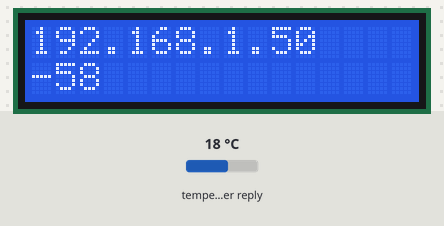
Recording of a sketch running on a simulated ESP32. Shown: 16×2 character LCD. Inputs (shaded band) come from the test bench; at power-on: temperature in the weather reply 18 °C. WiFi joins after 1.5 s; servers stay silent unless stated; the local clock reads 2024-03-15 10:24:30 at power-on unless the sketch sets it; web services answer with replies made up by the test bench; not simulated (calls return 0 or success): credentials.h; what the sketch prints to the serial monitor is not drawn.

Above: at 1.6 s.
At 4.9 s:
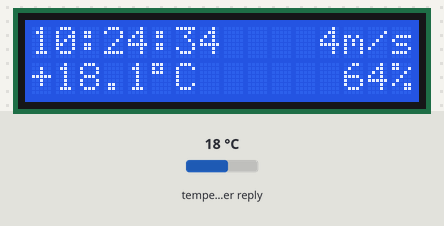
At 12.1 s:
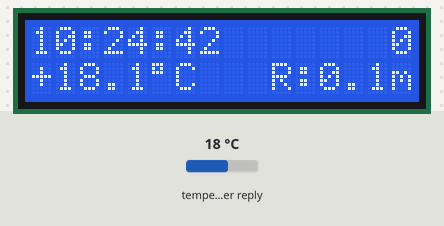
At 22.3 s:
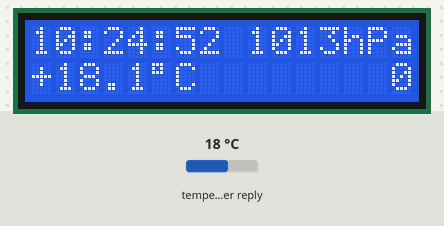
At 30.5 s:
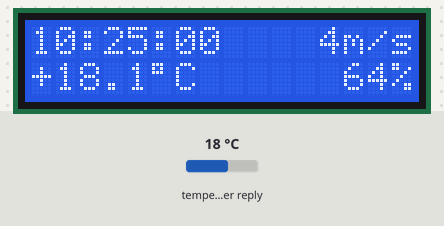
At 38.7 s:
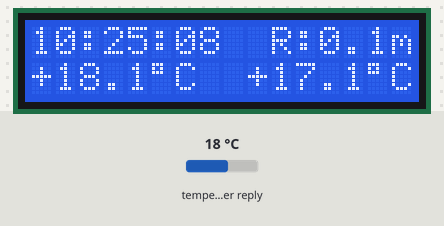

Measured:
- what the display in image 0 shows lasts 3.3 s, from 1.6 s to 4.9 s
- what the display in image 1 shows lasts 1.0 s, from 4.9 s to 5.9 s

The sketch:

Pogoda_LCD_2.ino
```cpp
#include <WiFi.h>
#include <HTTPClient.h>
#include <Arduino_JSON.h>
#include "credentials.h"
#include <Wire.h>
#include <LiquidCrystal_I2C.h>
#include "Czas.h"

#define IIC_CLK       23
#define IIC_DATA      18

String city = "Szczecin";
String countryCode = "PL";


unsigned long secundDelay = 1000;
unsigned long lastSecundDelay = 0;

unsigned long timerDelay = 1000 * 60 *15*2;  // 15minut *2
unsigned long lastTime = 0;

String jsonBuffer;

int lcdColumns = 16;
int lcdRows = 2;

int nr=0;
String pusto="       ";
String pola[7] = { "       ","       ","       ","       ","       ","       "};
char   znakS = (char)223;

LiquidCrystal_I2C lcd(0x20, lcdColumns, lcdRows);


String httpGETRequest(const char* serverName) {
  WiFiClient client;
  HTTPClient http;
  http.begin(client, serverName);
  int httpResponseCode = http.GET();

  String payload = "{}";

  if (httpResponseCode>0) {
    Serial.print("HTTP Response code: ");
    Serial.println(httpResponseCode);
    payload = http.getString();
  }
  else {
    Serial.print("Error code: ");
    Serial.println(httpResponseCode);
  }
  // Free resources
  http.end();
  return payload;
}


String rounda(double valD, unsigned char precyzja){
  if (isnan(valD)) return "";
  else
  {
    String ret = String((((double)(int(valD*10))+0.5)/10),precyzja);
    ret.trim();
    if (precyzja==0){
      ret.replace(",","");
    }
    return ret;
  }
}

String make_str(String str){
    if (str.length()>7) return str;
    String plus="";
    for(int i = 0; i < (7 - str.length()); i++)
        plus += ' ';
    return plus+str;
}

void Pogoda(){
  Serial.println("Pogoda...");
     if(WiFi.status()== WL_CONNECTED){
      String serverPath = "http://api.openweathermap.org/data/2.5/weather?q=" + city + "," + countryCode + "&APPID=" + openWeatherMapApiKey+ "&units=metric&lang=PL";
      Serial.println(serverPath);
      jsonBuffer = httpGETRequest(serverPath.c_str());
      Serial.println(jsonBuffer);
      JSONVar myObject = JSON.parse(jsonBuffer);

      if (JSON.typeof(myObject) == "undefined") {
        Serial.println("Parsing input failed!");
        return;
      }

      /*Serial.print("JSON object = ");
      Serial.println(myObject);
      Serial.print("Temperature: ");
      Serial.println(myObject["main"]["temp"]);
      Serial.print("feels_like:  ");
      Serial.println(myObject["main"]["feels_like"]);
      Serial.print("Pressure:    ");
      Serial.println(myObject["main"]["pressure"]);
      Serial.print("Humidity:    ");
      Serial.println(myObject["main"]["humidity"]);
      Serial.print("Wind Speed:   ");
      Serial.println(myObject["wind"]["speed"]);
      Serial.print("Rain:         ");
      Serial.println(myObject["rain"]["1h"]);*/

          String str_rain = "";
          str_rain = rounda(double(myObject["rain"]["1h"]),1);
          if (str_rain != "") str_rain = " R:"+str_rain; else str_rain ="0";

        String str_temp = rounda(double(myObject["main"]["temp"]),1);
        String str_feel = rounda(double(myObject["main"]["feels_like"]),1);
            float float_temp = str_temp.toFloat();
            String tz="";  if (float_temp>0) tz="+";
            float float_feel = str_feel.toFloat();
            String fz="";  if (float_feel>0) fz="+";


        String str_wind = rounda(double(myObject["wind"]["speed"]),0);
        //String linia1 = tz+str_temp+znakS+"C~"+str_feel+" "+str_wind+str_rain+"m/s";
        String linia1 = tz+str_temp+znakS+"C";

        String str_humi = rounda(double(myObject["main"]["humidity"]),0);
        String str_pres = rounda(double(myObject["main"]["pressure"]),0);
          Serial.println(myObject["weather"][0]["description"]);
          Serial.println(myObject["weather"][0]["main"]);
          String opis = myObject.stringify(myObject["weather"][0]["main"]);
          opis.replace("\"","");

        //String linia0 = str_pres+" "+str_humi+"% "+opis;
        String linia0 = str_pres+" "+opis;
        Serial.println(linia0);
        Serial.println(linia1);

      lcd.clear();
      lcd.setCursor(9, 0); lcd.print(linia0);
      lcd.setCursor(0, 1); lcd.print(linia1);
       pola[0] = make_str(fz+str_feel+znakS+"C");
       pola[1] = make_str(str_wind+"m/s");
       pola[2] = make_str(str_humi+"%");
       pola[3] = str_pres+"hPa";
       pola[4] = make_str(opis);
       pola[5] = make_str(str_rain+"mm");

       //for(int i = 0; i < 6; i++) Serial.println(pola[i]);
    }
    else {
      Serial.println("WiFi Disconnected");
    }

}


void setup() {
  Serial.begin(115200);
  Serial.println("\n\n");
  Wire.begin(IIC_DATA, IIC_CLK);
  lcd.init();
  lcd.backlight();
  lcd.setCursor(0, 0);
  lcd.print("Pogoda?");

  WiFi.begin(ssid,pass);
  Serial.println("\nConnecting");
      lcd.setCursor(0, 0);
      lcd.clear();
      lcd.print(":");
  while(WiFi.status() != WL_CONNECTED) {
    delay(500);
    Serial.print(".");
    lcd.print(".");
  }
  Serial.println("");
  Serial.print("IP Address: ");
  Serial.println(WiFi.localIP());
      lcd.clear();
      lcd.setCursor(0, 0);
      lcd.print(WiFi.localIP());
      lcd.setCursor(0, 1);
      lcd.print(WiFi.RSSI());
      delay(3000);
  TimersSetup();
  Pogoda();
  dajCzas();
  lastSecundDelay = millis();
  lastTime        = millis();
}

int loopa=0;

void dajCzas(){
  //epochTime = getTimeStamp();
  //Serial.print("epochTime=");Serial.println(epochTime);
  String czas = getTime();
  //Serial.print("czas=");Serial.println(czas);
  lcd.setCursor(0, 0);
  lcd.print(czas);
  if (loopa%2==0){
      nr = (nr+1) % 6;
      lcd.setCursor(9, 0); lcd.print(pusto);
      lcd.setCursor(9, 1); lcd.print(pusto);
      lcd.setCursor(9, 0); lcd.print(pola[nr]);
      lcd.setCursor(9, 1); lcd.print(pola[nr+1]);
    //lcd.setCursor(7, 1);lcd.print(nr);
      if (nr==5) {lcd.setCursor(9, 1); lcd.print(pola[0]);}
  }
  loopa++;
}

void loop() {
  if ((millis() - lastTime) > timerDelay) {
      Pogoda();
      lastTime = millis();
  }

  if ((millis() - lastSecundDelay) > secundDelay) {
      dajCzas();
      lastSecundDelay = millis();
  }
}


/*
UWAGA: biblioteka LiquidCrystal_I2C działa na architekturze(/architekturach) avr i może nie być kompatybilna z obecną płytką która działa na architekturze(/architekturach) esp32.
Szkic używa 813254 bajtów (25%) pamięci programu. Maksimum to 3145728 bajtów.
Zmienne globalne używają 39644 bajtów (12%) pamięci dynamicznej, pozostawiając 288036 bajtów dla zmiennych lokalnych. Maksimum to 327680 bajtów.

{
  "coord": {
    "lon": 14.553,
    "lat": 53.4289
  },
  "weather": [{
    "id": 500,
    "main": "Rain",
    "description": "słabe opady deszczu",
    "icon": "10d"
  }],
  "base": "stations",
  "main": {
    "temp": 8.57,
    "feels_like": 5.19,
    "temp_min": 7.78,
    "temp_max": 9.12,
    "pressure": 1006,
    "humidity": 90
  },
  "visibility": 10000,
  "wind": {
    "speed": 6.71,
    "deg": 210,
    "gust": 13.41
  },
  "rain": {
    "1h": 0.36
  },
  "clouds": {
    "all": 100
  },
  "dt": 1636268504,
  "sys": {
    "type": 2,
    "id": 2034571,
    "country": "PL",
    "sunrise": 1636265532,
    "sunset": 1636298326
  },
  "timezone": 3600,
  "id": 3083829,
  "name": "Szczecin",
  "cod": 200
}
*/
```

Czas.h
```cpp
#include "time.h"
const char* ntpServer = "3.pl.pool.ntp.org";
const long  gmtOffset_sec      = 3600;   //12600;
const int   daylightOffset_sec = 3600;
long epochTime;

      const char powitanie[] PROGMEM = {"Radio blacha"};

      const char dzien_0[] PROGMEM = "Niedziela";
      const char dzien_1[] PROGMEM = "Poniedziałek";
      const char dzien_2[] PROGMEM = "Wtorek";
      const char dzien_3[] PROGMEM = "środa";
      const char dzien_4[] PROGMEM = "Czwartek";
      const char dzien_5[] PROGMEM = "Piątek";
      const char dzien_6[] PROGMEM = "Sobota";

      const char *const daysOFweek[] PROGMEM = {dzien_0,dzien_1,dzien_2,dzien_3,dzien_4,dzien_5,dzien_6};
      char buffer[16];


String pad(int liczba){
  String p="";
  if (liczba<10) p="0";
  return p+String(liczba);
}


 long getTimeStamp() {
    time_t now;
    struct tm timeinfo;
    if (!getLocalTime(&timeinfo)) {
      return(0);
    }
    time(&now);
    return now;
}


String getTime(int typ=0){
       struct tm timeinfo;
       if(!getLocalTime(&timeinfo)){
          Serial.println("Failed to obtain time");
          return "...!";
      }
      //Serial.println(&timeinfo, "%A, %B %d %Y %H:%M:%S");
      int weekDay = timeinfo.tm_wday;
      int dzien   = timeinfo.tm_mday;
      int miesiac = timeinfo.tm_mon + 1;
      int rok     = timeinfo.tm_year + 1900;
      int godzina = timeinfo.tm_hour;
      int minuta  = timeinfo.tm_min;
      int sekunda = timeinfo.tm_sec;
      int dzienrok= timeinfo.tm_yday;
      snprintf(buffer, 16, daysOFweek[weekDay]);
      if (typ==0) return pad(godzina)+":"+pad(minuta)+":"+pad(sekunda);
      if (typ==1) return pad(rok)+"-"+pad(miesiac)+"-"+pad(dzien)+", "+pad(godzina)+":"+pad(minuta);
      if (typ==2) return pad(rok)+"-"+pad(miesiac)+"-"+pad(dzien)+", "+pad(godzina)+":"+pad(minuta)+":"+pad(sekunda)+", "+ String(buffer);
}


//unsigned long licznik=0;
 //long epochTime;
 //long TcurrentMillis  = 0;
 //long TpreviousMillis = 0;
 //long TintervalMillis = 1000*60;

void TimersSetup(){
  configTime(gmtOffset_sec, daylightOffset_sec, ntpServer);
  //epochTime = getTimeStamp();
}
```
